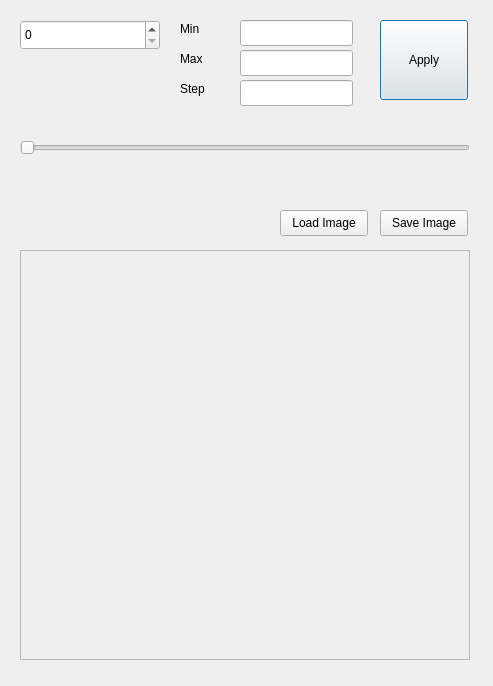
<?xml version="1.0" encoding="UTF-8"?>
<ui version="4.0">
 <class>Dialog</class>
 <widget class="QDialog" name="Dialog">
  <property name="geometry">
   <rect>
    <x>0</x>
    <y>0</y>
    <width>493</width>
    <height>686</height>
   </rect>
  </property>
  <property name="windowTitle">
   <string>Dialog</string>
  </property>
  <widget class="QSpinBox" name="spinBox">
   <property name="geometry">
    <rect>
     <x>20</x>
     <y>20</y>
     <width>140</width>
     <height>30</height>
    </rect>
   </property>
  </widget>
  <widget class="QLabel" name="label">
   <property name="geometry">
    <rect>
     <x>180</x>
     <y>20</y>
     <width>40</width>
     <height>18</height>
    </rect>
   </property>
   <property name="text">
    <string>Min</string>
   </property>
  </widget>
  <widget class="QLabel" name="label_2">
   <property name="geometry">
    <rect>
     <x>180</x>
     <y>50</y>
     <width>40</width>
     <height>18</height>
    </rect>
   </property>
   <property name="text">
    <string>Max</string>
   </property>
  </widget>
  <widget class="QLabel" name="label_3">
   <property name="geometry">
    <rect>
     <x>180</x>
     <y>80</y>
     <width>40</width>
     <height>18</height>
    </rect>
   </property>
   <property name="text">
    <string>Step</string>
   </property>
  </widget>
  <widget class="QLineEdit" name="editMin">
   <property name="geometry">
    <rect>
     <x>240</x>
     <y>20</y>
     <width>113</width>
     <height>26</height>
    </rect>
   </property>
  </widget>
  <widget class="QLineEdit" name="editMax">
   <property name="geometry">
    <rect>
     <x>240</x>
     <y>50</y>
     <width>113</width>
     <height>26</height>
    </rect>
   </property>
  </widget>
  <widget class="QLineEdit" name="editStep">
   <property name="geometry">
    <rect>
     <x>240</x>
     <y>80</y>
     <width>113</width>
     <height>26</height>
    </rect>
   </property>
  </widget>
  <widget class="QPushButton" name="btnApply">
   <property name="geometry">
    <rect>
     <x>380</x>
     <y>20</y>
     <width>88</width>
     <height>80</height>
    </rect>
   </property>
   <property name="text">
    <string>Apply</string>
   </property>
  </widget>
  <widget class="QLabel" name="spinBoxValue">
   <property name="geometry">
    <rect>
     <x>20</x>
     <y>80</y>
     <width>140</width>
     <height>20</height>
    </rect>
   </property>
   <property name="text">
    <string/>
   </property>
  </widget>
  <widget class="QSlider" name="slider">
   <property name="geometry">
    <rect>
     <x>20</x>
     <y>140</y>
     <width>450</width>
     <height>16</height>
    </rect>
   </property>
   <property name="orientation">
    <enum>Qt::Horizontal</enum>
   </property>
  </widget>
  <widget class="QLabel" name="sliderValue">
   <property name="geometry">
    <rect>
     <x>20</x>
     <y>170</y>
     <width>140</width>
     <height>20</height>
    </rect>
   </property>
   <property name="text">
    <string/>
   </property>
  </widget>
  <widget class="QLabel" name="labelPixmap">
   <property name="geometry">
    <rect>
     <x>20</x>
     <y>250</y>
     <width>450</width>
     <height>410</height>
    </rect>
   </property>
   <property name="frameShape">
    <enum>QFrame::StyledPanel</enum>
   </property>
   <property name="text">
    <string/>
   </property>
  </widget>
  <widget class="QPushButton" name="btnImageLoad">
   <property name="geometry">
    <rect>
     <x>280</x>
     <y>210</y>
     <width>88</width>
     <height>26</height>
    </rect>
   </property>
   <property name="text">
    <string>Load Image</string>
   </property>
  </widget>
  <widget class="QPushButton" name="btnImageSave">
   <property name="geometry">
    <rect>
     <x>380</x>
     <y>210</y>
     <width>88</width>
     <height>26</height>
    </rect>
   </property>
   <property name="text">
    <string>Save Image</string>
   </property>
  </widget>
 </widget>
 <resources/>
 <connections/>
</ui>
